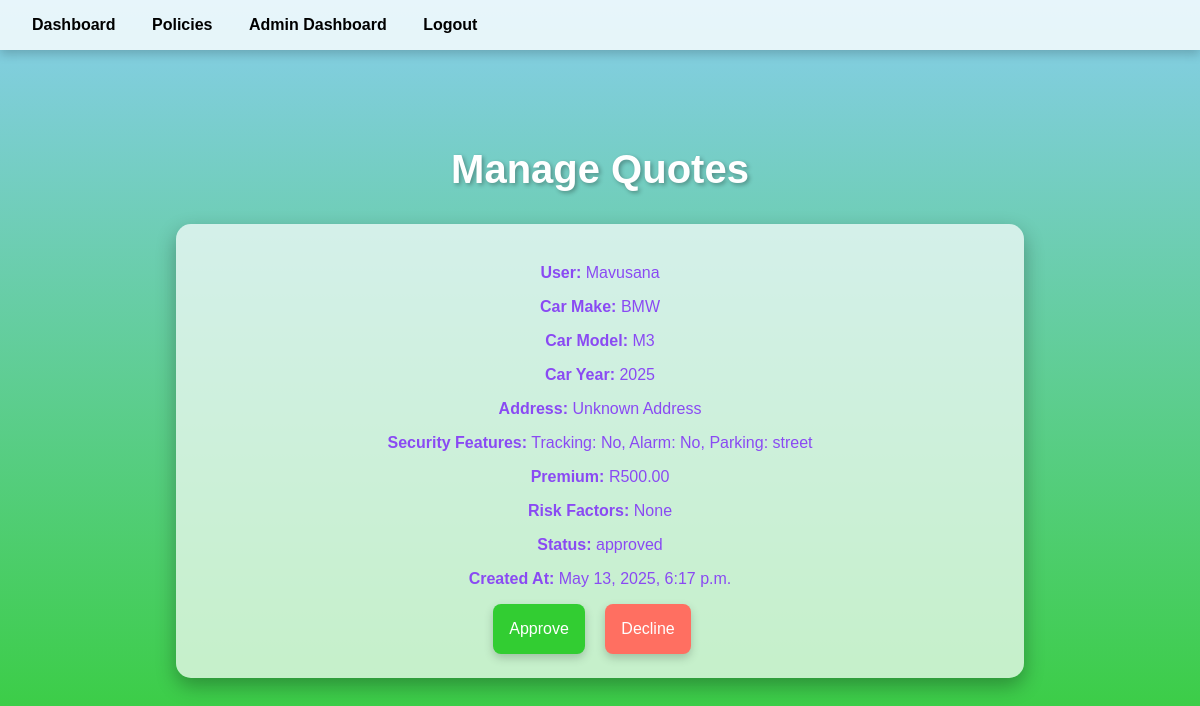
Page /manage_quotes/ (signed in) on the committed database.
### insurance/models.py (models this page shows, shortened)
class Quote(models.Model):
    user = models.ForeignKey(User, on_delete=models.CASCADE)
    car_make = models.CharField(max_length=100)
    car_model = models.CharField(max_length=100)
    car_year = models.IntegerField()
    address = models.TextField()
    has_tracking_device = models.BooleanField(default=False)
    has_alarm = models.BooleanField(default=False)
    parking_type = models.CharField(max_length=50, choices=[
        ('garage', 'Garage'), ('street', 'Street'), ('secure_lot', 'Secure Lot')
    ], default='street')
    premium = models.DecimalField(max_digits=10, decimal_places=2)
    risk_factors = models.TextField(blank=True, null=True)
    status = models.CharField(max_length=20, choices=[
        ('pending', 'Pending'), ('approved', 'Approved'), ('declined', 'Declined')
    ], default='pending')
    decline_reason = models.TextField(blank=True, null=True)
    created_at = models.DateTimeField(auto_now_add=True)

### insurance/views.py (the view, shortened to what this page needs)
# urls.py: path('manage_quotes/', views.manage_quotes, name='manage_quotes'),
@login_required
def manage_quotes(request):
    if request.user.userprofile.role != 'admin':
        return redirect('dashboard')
    quotes = Quote.objects.all()
    return render(request, 'manage_quotes.html', {'quotes': quotes})

### insurance/templates/manage_quotes.html (shortened to what this page needs)
{% extends 'base.html' %}
{% load static %}
{% block content %}
    <section style="padding: 4rem; text-align: center;">
        <h1 style="font-size: 2.5rem; color: white; margin-bottom: 2rem; text-shadow: 2px 2px 4px rgba(0, 0, 0, 0.3);">Manage Quotes</h1>
        {% for quote in quotes %}
            <div style="padding: 1.5rem; background: rgba(255, 255, 255, 0.7); margin: 1rem auto; max-width: 800px; border-radius: 15px; box-shadow: 0 8px 20px rgba(0, 0, 0, 0.3); transform: translateZ(20px);">
                <p style="color: #8A4AF3;"><strong>User:</strong> {{ quote.user.username }}</p>
                <p style="color: #8A4AF3;"><strong>Car Make:</strong> {{ quote.car_make }}</p>
                <p style="color: #8A4AF3;"><strong>Car Model:</strong> {{ quote.car_model }}</p>
                <p style="color: #8A4AF3;"><strong>Car Year:</strong> {{ quote.car_year }}</p>
                <p style="color: #8A4AF3;"><strong>Address:</strong> {{ quote.address }}</p>
                <p style="color: #8A4AF3;"><strong>Security Features:</strong> Tracking: {{ quote.has_tracking_device|yesno:"Yes,No" }}, Alarm: {{ quote.has_alarm|yesno:"Yes,No" }}, Parking: {{ quote.parking_type }}</p>
                <p style="color: #8A4AF3;"><strong>Premium:</strong> R{{ quote.premium }}</p>
                <p style="color: #8A4AF3;"><strong>Risk Factors:</strong> {{ quote.risk_factors }}</p>
                <p style="color: #8A4AF3;"><strong>Status:</strong> {{ quote.status }}</p>
                <p style="color: #8A4AF3;"><strong>Created At:</strong> {{ quote.created_at }}</p>
                <form method="post" style="margin-top: 1rem;">
                    <button type="submit" name="action" value="approve" style="padding: 1rem; background: #32CD32; color: white; border: none; border-radius: 8px; cursor: pointer; box-shadow: 0 4px 10px rgba(0, 0, 0, 0.2); margin-right: 1rem;">Approve</button>
                    <button type="submit" name="action" value="decline" style="padding: 1rem; background: #FF6F61; color: white; border: none; border-radius: 8px; cursor: pointer; box-shadow: 0 4px 10px rgba(0, 0, 0, 0.2); margin-right: 1rem;">Decline</button>
                </form>
            </div>
        {% empty %}
            <p style="color: white; font-size: 1.2rem;">No quotes found.</p>
        {% endfor %}
    </section>
{% endblock %}

### insurance/static/css/styles.css (style rules this page uses)
body { background: linear-gradient(to bottom, #87CEEB, #32CD32); font-family: 'Arial', sans-serif; margin: 0; min-height: 100vh; }
section { padding: 2rem; max-width: 1200px; margin: 0 auto; }
h1, h2, h3, p, label, select, textarea, input, button { color: #000000; }
button { background: #8A4AF3; color: #FFFFFF; padding: 0.5rem 1rem; border: none; border-radius: 5px; cursor: pointer; font-size: 1rem; transition: background 0.3s ease, transform 0.1s ease; }

### rows in the picture
Quote: user.username "Mavusana", car_make "BMW", car_model "M3", car_year "2025", address "Unknown Address", has_tracking_device "No", has_alarm "No", parking_type "street", premium "500.00", risk_factors "None", status "approved", created_at "May 13, 2025, 6:17 p.m."
